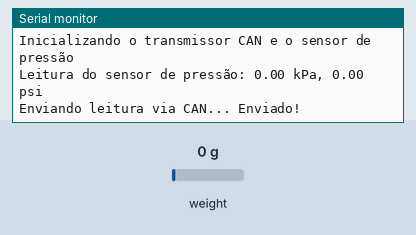
This program was run on a simulated ESP32. Parts: the last lines printed to the serial monitor. The test bench sets the inputs (shaded band); at power-on: weight on the scale 0 g.

Above: at 2.2 s.
2.3 s: weight on the scale set to 100 g
At 2.3 s:
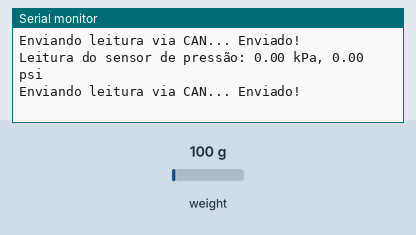
3.8 s: weight on the scale set to 1250 g
At 5.2 s:
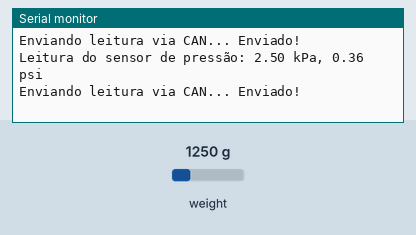
Timing chart, 0 to 6.8 s (numbered marks = the images above; inputs shaded):
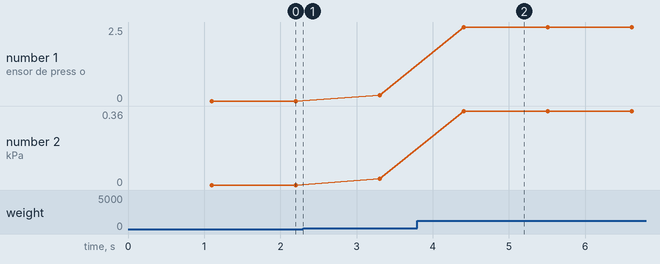

Measured:
- after the input at 3.8 s, the serial monitor: prints a new line after 0.61 s (image 2)
- plotted number 1: 0 → 0.2 after the input at 2.3 s, 0.2 → 2.5 after the input at 3.8 s
- plotted number 2: 0 → 0.03 after the input at 2.3 s, 0.03 → 0.36 after the input at 3.8 s

The program:

main.cpp
```cpp
#include <CAN.h>
#include "HX711.h"

// Definição dos pinos para comunicação CAN
#define TX_GPIO_NUM   5     // Pino de transmissão (TX) do barramento CAN
#define RX_GPIO_NUM   4     // Pino de recepção (RX) do barramento CAN

// Definição dos pinos para o sensor de pressão
const int SENSOR_SCK = 18;  // Pino SCK do sensor de pressão
const int DOUT = 19;        // Pino DOUT do sensor de pressão

// Instanciação do objeto HX711 para leitura do sensor de pressão
HX711 scale;

// Definição da faixa de medição do sensor de pressão (em kPa)
const float maxPressaoKPa = 40.0;  // Faixa máxima de pressão em kPa
const float fatorConversaoKPa = maxPressaoKPa / 8388607.0; // Conversão de leitura raw para kPa
const float fatorConversaoPsi = fatorConversaoKPa * 0.145038; // Conversão de kPa para psi

// Definição de constantes
const uint32_t CAN_ID_PRESSURE = 0x12;  // ID do pacote CAN para envio de dados de pressão (11 bits)

void setup() {
  // Inicializa a comunicação serial
  Serial.begin(115200);
  while (!Serial);
  delay(1000);

  Serial.println("Inicializando o transmissor CAN e o sensor de pressão");

  // Configuração do barramento CAN
  CAN.setPins(RX_GPIO_NUM, TX_GPIO_NUM);
  if (!CAN.begin(500E3)) {  // Inicializa o CAN a 500 kbps
    Serial.println("Erro ao iniciar o barramento CAN!");
    while (1);
  }

  // Inicialização do sensor de pressão
  scale.begin(DOUT, SENSOR_SCK);
}

void loop() {
  // Declaração de variáveis para armazenar as leituras do sensor
  long leituraRaw = 0;   // Variável para a leitura raw do sensor
  float leituraKPa = 0;  // Variável para a leitura em kPa
  float leituraPsi = 0;  // Variável para a leitura em psi

  // Verifica se o sensor está pronto para leitura
  if (scale.is_ready()) {
    leituraRaw = scale.read();  // Realiza a leitura do sensor
    // Converte a leitura raw para kPa e psi
    leituraKPa = leituraRaw * fatorConversaoKPa;
    leituraPsi = leituraRaw * fatorConversaoPsi;

    // Exibe a leitura no monitor serial
    Serial.print("Leitura do sensor de pressão: ");
    Serial.print(leituraKPa);
    Serial.print(" kPa, ");
    Serial.print(leituraPsi);
    Serial.println(" psi");
  } else {
    Serial.println("Sensor não está pronto.");
    delay(500);
    return;  // Retorna caso o sensor não esteja pronto
  }

  // Envio da leitura do sensor via barramento CAN
  Serial.print("Enviando leitura via CAN... ");

  // Verifica se o ID do pacote está dentro do intervalo válido
  if (CAN_ID_PRESSURE >= 0x000 && CAN_ID_PRESSURE <= 0x7FF) {
    CAN.beginPacket(CAN_ID_PRESSURE);  // Define o ID do pacote CAN
  } else {
    Serial.println("Erro: ID do pacote CAN fora do intervalo válido.");
    return;  // Retorna se o ID estiver fora do intervalo
  }

  // Formata as leituras como strings e as envia
  String leituraParaEnviar = String(leituraKPa, 2) + " kPa, " + String(leituraPsi, 2) + " psi";
  CAN.write((const uint8_t*)leituraParaEnviar.c_str(), leituraParaEnviar.length());

  CAN.endPacket(); // Finaliza o envio do pacote

  Serial.println("Enviado!");

  delay(1000);  // Aguarda antes de nova leitura e envio
}
```
